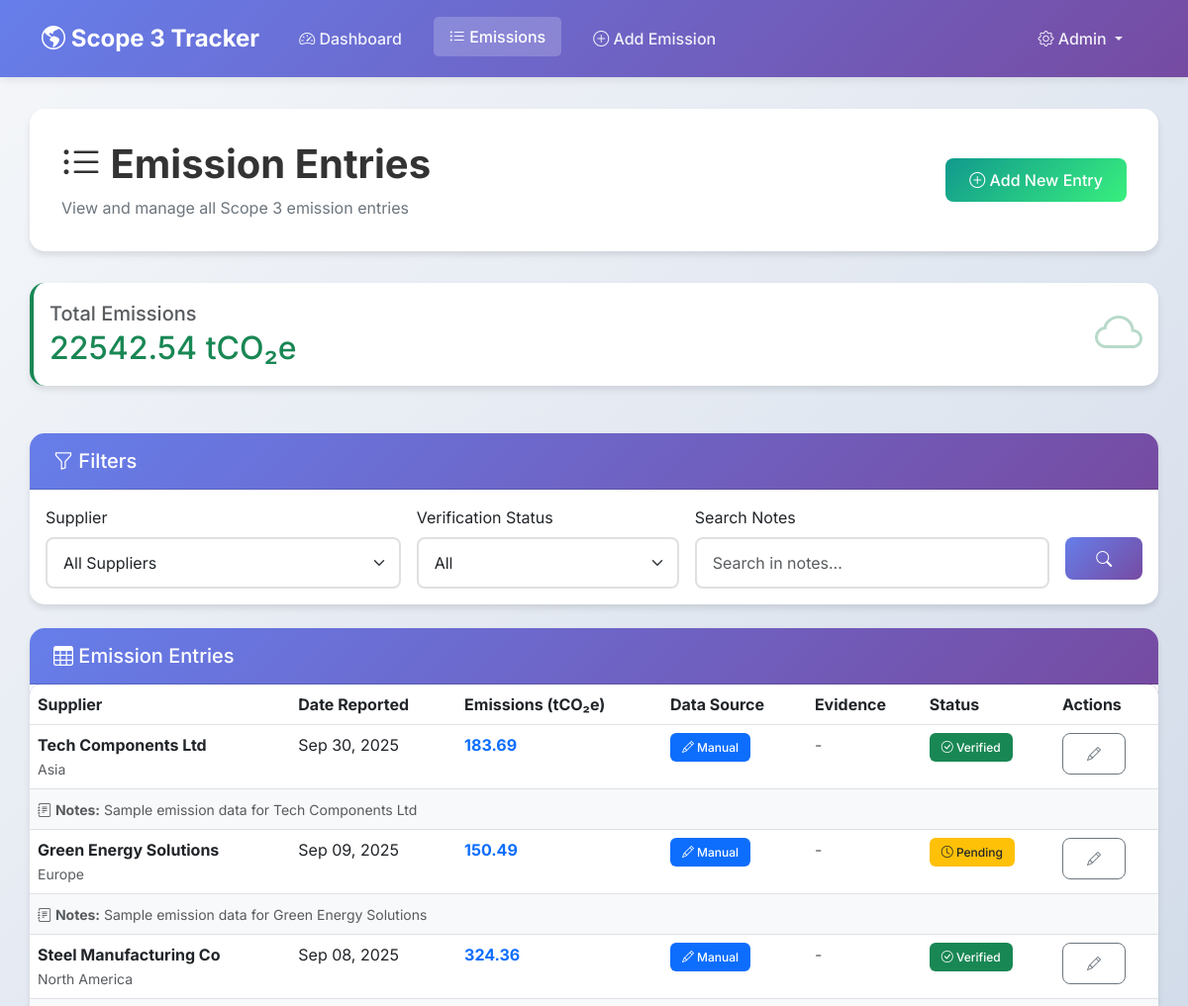
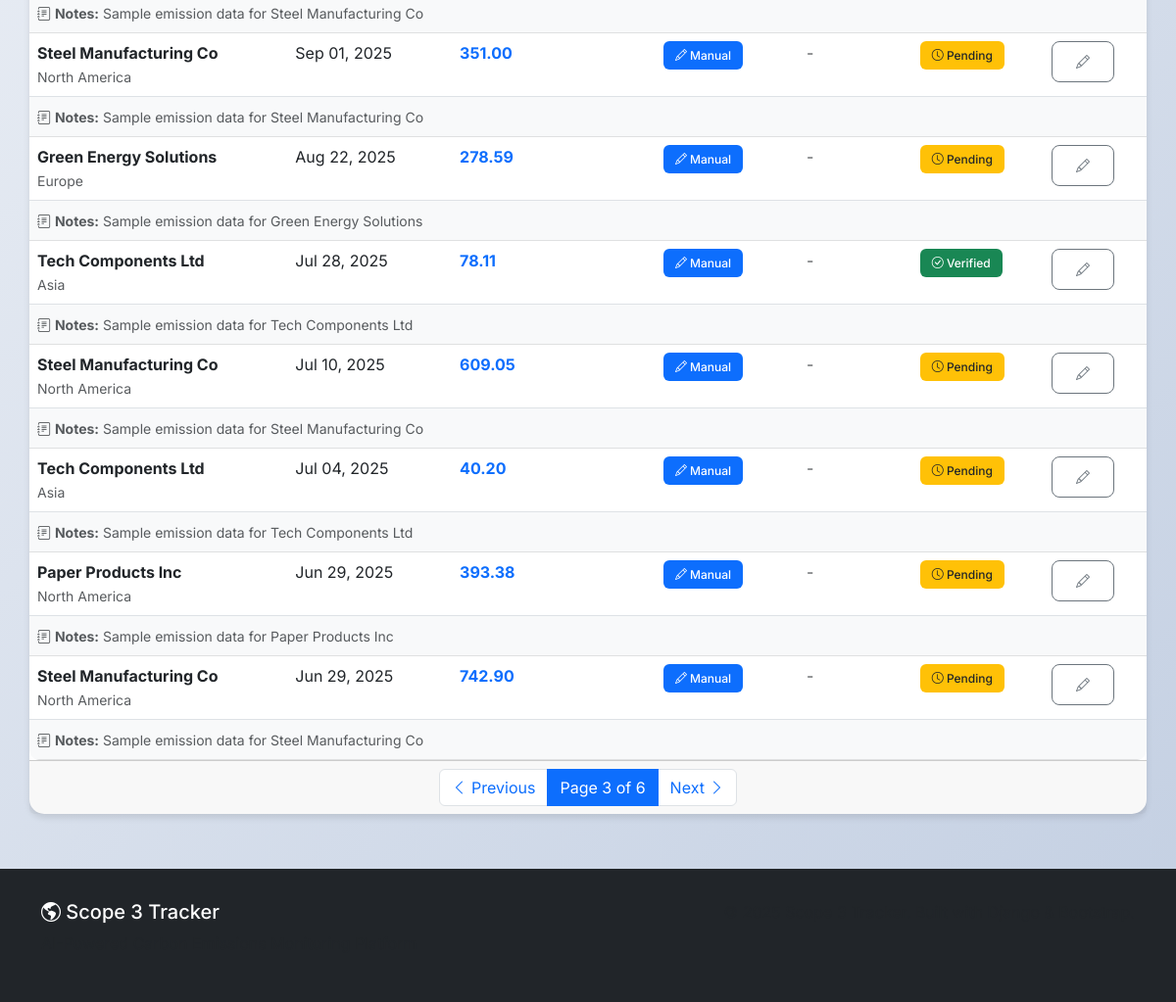
/emissions/?page=3 (signed in), run on the app's committed database (2 pictures, top to bottom).
### core/models.py (models this page shows, shortened)
class EmissionEntry(models.Model):
    supplier = models.ForeignKey(Supplier, on_delete=models.CASCADE, related_name='emission_entries')
    date_reported = models.DateTimeField()
    scope3_emissions = models.DecimalField(max_digits=12, decimal_places=2) # Flexible for larger numbers
    evidence_file = models.FileField(upload_to='evidence/', blank=True, null=True)
    notes = models.TextField(blank=True)
    verified = models.BooleanField(default=False)
    blockchain_hash = models.CharField(max_length=255, blank=True, null=True, help_text="Blockchain verification hash")
    blockchain_verified = models.BooleanField(default=False)
    DATA_SOURCE_CHOICES = [
        ('manual', 'Manual Entry'),
        ('iot', 'IoT Device'),
        ('ml_estimate', 'ML Estimate'),
        ('spend_based', 'Spend-Based Estimate'),
    ]
    data_source = models.CharField(max_length=20, choices=DATA_SOURCE_CHOICES, default='manual')
    ml_confidence = models.DecimalField(max_digits=5, decimal_places=4, null=True, blank=True, help_text="ML model confidence (0-1)")

class Supplier(models.Model):
    supplier_code = models.CharField(max_length=50, unique=True, default="TEMP_CODE")
    name = models.CharField(max_length=255)
    region = models.CharField(max_length=100, blank=True)
    contact_email = models.EmailField(unique=True)
    industry = models.CharField(max_length=100, blank=True)
    active = models.BooleanField(default=True)
    added_on = models.DateTimeField(auto_now_add=True)
    tenant = models.ForeignKey('saas.Tenant', on_delete=models.CASCADE, null=True, blank=True, related_name='suppliers')
    annual_spend = models.DecimalField(max_digits=15, decimal_places=2, null=True, blank=True, help_text="Annual spend in USD")
    emission_factor = models.DecimalField(max_digits=10, decimal_places=4, null=True, blank=True, help_text="Emission factor (tCO2e/$)")

### core/views.py (the view)
# urls.py: path('emissions/', views.emission_list, name='emission_list'),
@login_required
def emission_list(request):
    tenant = request.user.tenant_membership.tenant if hasattr(request.user, 'tenant_membership') else None
    supplier_id = request.GET.get('supplier')
    verified = request.GET.get('verified')
    entries = EmissionEntry.objects.filter(supplier__tenant=tenant).order_by('-date_reported') if tenant else EmissionEntry.objects.all().order_by('-date_reported')
    search_query = request.GET.get('search')
    if search_query:
        entries = entries.filter(notes__icontains=search_query)
    if supplier_id:
        entries = entries.filter(supplier__id=supplier_id)
    if verified == "true":
        entries = entries.filter(verified=True)
    elif verified == "false":
        entries = entries.filter(verified=False)
    suppliers = Supplier.objects.filter(tenant=tenant) if tenant else Supplier.objects.all()
    paginator = Paginator(entries, 10)
    page_number = request.GET.get('page')
    page_obj = paginator.get_page(page_number)
    total_emissions = entries.aggregate(total=models.Sum('scope3_emissions'))['total'] or 0
    return render(request, 'core/emission_list.html',
                  {
                   'suppliers': suppliers,
                   'page_obj': page_obj,
                   'total_emissions': total_emissions,
                   })

### core/templates/core/emission_list.html (shortened to what this page needs)
{% extends 'core/base.html' %}
{% block content %}
<div class="page-header">
    <div class="d-flex justify-content-between align-items-center">
        <div>
            <h1><i class="bi bi-list-ul"></i> Emission Entries</h1>
            <p>View and manage all Scope 3 emission entries</p>
        </div>
        <a href="{% url 'submit_emission' %}" class="btn btn-success">
            <i class="bi bi-plus-circle"></i> Add New Entry
        </a>
    </div>
</div>
<div class="row mb-4">
    <div class="col-12">
        <div class="card stat-card stat-success">
            <div class="card-body">
                <div class="d-flex justify-content-between align-items-center">
                    <div>
                        <h5 class="text-muted mb-1">Total Emissions</h5>
                        <h2 class="text-success mb-0">{{ total_emissions|floatformat:2 }} tCO₂e</h2>
                    </div>
                    <i class="bi bi-cloud text-success" style="font-size: 3rem; opacity: 0.3;"></i>
                </div>
            </div>
        </div>
    </div>
</div>
<div class="card mb-4">
    <div class="card-header">
        <h5 class="mb-0"><i class="bi bi-funnel"></i> Filters</h5>
    </div>
    <div class="card-body">
        <form method="get" class="row g-3">
            <div class="col-md-4">
                <label class="form-label">Supplier</label>
                <select name="supplier" class="form-select">
                    <option value="">All Suppliers</option>
                </select>
            </div>
            <div class="col-md-3">
                <label class="form-label">Verification Status</label>
                <select name="verified" class="form-select">
                    <option value="">All</option>
                </select>
            </div>
            <div class="col-md-4">
                <label class="form-label">Search Notes</label>
                <input type="text" name="search" class="form-control"
                       placeholder="Search in notes..." value="{{ request.GET.search|default:'' }}">
            </div>
            <div class="col-md-1">
                <label class="form-label">&nbsp;</label>
                <button type="submit" class="btn btn-primary w-100">
                    <i class="bi bi-search"></i>
                </button>
            </div>
        </form>
    </div>
</div>
<div class="card">
    <div class="card-header">
        <h5 class="mb-0"><i class="bi bi-table"></i> Emission Entries</h5>
    </div>
    <div class="card-body p-0">
        {% if page_obj %}
            <div class="table-responsive">
                <table class="table table-hover mb-0">
                    <thead>
                        <tr>
                            <th>Supplier</th>
                            <th>Date Reported</th>
                            <th>Emissions (tCO₂e)</th>
                            <th>Data Source</th>
                            <th>Evidence</th>
                            <th>Status</th>
                            <th>Actions</th>
                        </tr>
                    </thead>
                    <tbody>
                        {% for entry in page_obj %}
                        <tr>
                            <td>
                                <strong>{{ entry.supplier.name }}</strong>
                                {% if entry.supplier.region %}
                                    <br><small class="text-muted">{{ entry.supplier.region }}</small>
                                {% endif %}
                            </td>
                            <td>{{ entry.date_reported|date:"M d, Y" }}</td>
                            <td>
                                <strong class="text-primary">{{ entry.scope3_emissions }}</strong>
                            </td>
                            <td>
                                {% if entry.data_source == 'manual' %}
                                    <span class="badge bg-primary"><i class="bi bi-pencil"></i> Manual</span>
                                {% elif entry.data_source == 'iot' %}
                                    <span class="badge bg-info"><i class="bi bi-wifi"></i> IoT</span>
                                {% elif entry.data_source == 'ml_estimate' %}
                                    <span class="badge bg-success"><i class="bi bi-robot"></i> ML</span>
                                {% elif entry.data_source == 'spend_based' %}
                                    <span class="badge bg-warning text-dark"><i class="bi bi-calculator"></i> Spend</span>
                                {% else %}
                                    <span class="badge bg-secondary">{{ entry.data_source }}</span>
                                {% endif %}
                            </td>
                            <td>
                                {% if entry.evidence_file %}
                                    <a href="{{ entry.evidence_file.url }}" class="btn btn-sm btn-outline-primary" target="_blank">
                                        <i class="bi bi-file-earmark"></i> View
                                    </a>
                                {% else %}
                                    <span class="text-muted">-</span>
                                {% endif %}
                            </td>
                            <td>
                                {% if entry.verified %}
                                    <span class="badge bg-success">
                                        <i class="bi bi-check-circle"></i> Verified
                                    </span>
                                {% else %}
                                    <span class="badge bg-warning text-dark">
                                        <i class="bi bi-clock"></i> Pending
                                    </span>
                                {% endif %}
                            </td>
                            <td>
                                <a href="/admin/core/emissionentry/{{ entry.id }}/change/"
                                   class="btn btn-sm btn-outline-secondary" title="Edit">
                                    <i class="bi bi-pencil"></i>
                                </a>
                            </td>
                        </tr>
                        {% if entry.notes %}
                        <tr class="table-light">
                            <td colspan="7">
                                <small class="text-muted">
                                    <i class="bi bi-journal-text"></i> <strong>Notes:</strong> {{ entry.notes }}
                                </small>
                            </td>
                        </tr>
                        {% endif %}
                        {% endfor %}
                    </tbody>
                </table>
            </div>
            {% if page_obj.has_other_pages %}
            <div class="card-footer">
                <nav aria-label="Page navigation">
                    <ul class="pagination mb-0 justify-content-center">
                        {% if page_obj.has_previous %}
                            <li class="page-item">
                                <a class="page-link" href="?page={{ page_obj.previous_page_number }}">
                                    <i class="bi bi-chevron-left"></i> Previous
                                </a>
                            </li>
                        {% else %}
                            <li class="page-item disabled">
                                <span class="page-link"><i class="bi bi-chevron-left"></i> Previous</span>
                            </li>
                        {% endif %}
                        <li class="page-item active">
                            <span class="page-link">
                                Page {{ page_obj.number }} of {{ page_obj.paginator.num_pages }}
                            </span>
                        </li>
                        {% if page_obj.has_next %}
                            <li class="page-item">
                                <a class="page-link" href="?page={{ page_obj.next_page_number }}">
                                    Next <i class="bi bi-chevron-right"></i>
                                </a>
                            </li>
                        {% else %}
                            <li class="page-item disabled">
                                <span class="page-link">Next <i class="bi bi-chevron-right"></i></span>
                            </li>
                        {% endif %}
                    </ul>
                </nav>
            </div>
            {% endif %}
        {% endif %}
    </div>
</div>
{% endblock %}

### core/templates/core/base.html (style rules this page uses)
:root { --primary-color: #0d6efd; --secondary-color: #6c757d; --success-color: #198754; --danger-color: #dc3545; --warning-color: #ffc107; --info-color: #0dcaf0; --dark-color: #212529; --light-color: #f8f9fa; }
* { font-family: 'Inter', -apple-system, BlinkMacSystemFont, 'Segoe UI', sans-serif; }
body { background: linear-gradient(135deg, #f5f7fa 0%, #c3cfe2 100%); min-height: 100vh; }
.card { border: none; border-radius: 15px; box-shadow: 0 4px 6px rgba(0,0,0,0.1); transition: transform 0.3s, box-shadow 0.3s; margin-bottom: 1.5rem; }
.card-header { background: linear-gradient(135deg, #667eea 0%, #764ba2 100%); color: white; border-radius: 15px 15px 0 0 !important; padding: 1rem 1.5rem; font-weight: 600; }
.stat-card { border-left: 4px solid var(--primary-color); transition: transform 0.2s; background: white; }
.stat-card.stat-success { border-left-color: var(--success-color); }
.btn { border-radius: 8px; padding: 0.6rem 1.5rem; font-weight: 500; transition: all 0.3s; }
.btn-primary { background: linear-gradient(135deg, #667eea 0%, #764ba2 100%); border: none; }
.btn-success { background: linear-gradient(135deg, #11998e 0%, #38ef7d 100%); border: none; }
.form-control, .form-select { border-radius: 8px; border: 2px solid #e0e0e0; padding: 0.75rem 1rem; transition: all 0.3s; }
.table { border-radius: 10px; overflow: hidden; }
.table thead { background: linear-gradient(135deg, #667eea 0%, #764ba2 100%); color: white; }
.badge { padding: 0.5rem 0.75rem; border-radius: 6px; font-weight: 500; }
.page-header { background: white; border-radius: 15px; padding: 2rem; margin-bottom: 2rem; box-shadow: 0 4px 6px rgba(0,0,0,0.1); }
.page-header h1 { color: #333; font-weight: 700; margin: 0; }
.page-header p { color: #6c757d; margin: 0.5rem 0 0 0; }

### data on the page
EmissionEntry: supplier.name "Tech Components Ltd", supplier.region "Asia", date_reported "Sep 30, 2025", scope3_emissions "183.69", data_source "manual" (drawn), verified True (drawn), notes "Sample emission data for Tech Components Ltd"
EmissionEntry: supplier.name "Green Energy Solutions", supplier.region "Europe", date_reported "Sep 09, 2025", scope3_emissions "150.49", data_source "manual" (drawn), verified False (drawn), notes "Sample emission data for Green Energy Solutions"
EmissionEntry: supplier.name "Steel Manufacturing Co", supplier.region "North America", date_reported "Sep 08, 2025", scope3_emissions "324.36", data_source "manual" (drawn), verified True (drawn), notes "Sample emission data for Steel Manufacturing Co"
EmissionEntry: supplier.name "Steel Manufacturing Co", supplier.region "North America", date_reported "Sep 01, 2025", scope3_emissions "351.00", data_source "manual" (drawn), verified False (drawn), notes "Sample emission data for Steel Manufacturing Co"
EmissionEntry: supplier.name "Green Energy Solutions", supplier.region "Europe", date_reported "Aug 22, 2025", scope3_emissions "278.59", data_source "manual" (drawn), verified False (drawn), notes "Sample emission data for Green Energy Solutions"
EmissionEntry: supplier.name "Tech Components Ltd", supplier.region "Asia", date_reported "Jul 28, 2025", scope3_emissions "78.11", data_source "manual" (drawn), verified True (drawn), notes "Sample emission data for Tech Components Ltd"
EmissionEntry: supplier.name "Steel Manufacturing Co", supplier.region "North America", date_reported "Jul 10, 2025", scope3_emissions "609.05", data_source "manual" (drawn), verified False (drawn), notes "Sample emission data for Steel Manufacturing Co"
EmissionEntry: supplier.name "Tech Components Ltd", supplier.region "Asia", date_reported "Jul 04, 2025", scope3_emissions "40.20", data_source "manual" (drawn), verified False (drawn), notes "Sample emission data for Tech Components Ltd"
EmissionEntry: supplier.name "Paper Products Inc", supplier.region "North America", date_reported "Jun 29, 2025", scope3_emissions "393.38", data_source "manual" (drawn), verified False (drawn), notes "Sample emission data for Paper Products Inc"
EmissionEntry: supplier.name "Steel Manufacturing Co", supplier.region "North America", date_reported "Jun 29, 2025", scope3_emissions "742.90", data_source "manual" (drawn), verified False (drawn), notes "Sample emission data for Steel Manufacturing Co"

### other printed values
{{ total_emissions|floatformat:2 }} "22542.54"
{{ page_obj.number }} "3"
{{ page_obj.paginator.num_pages }} "6"
